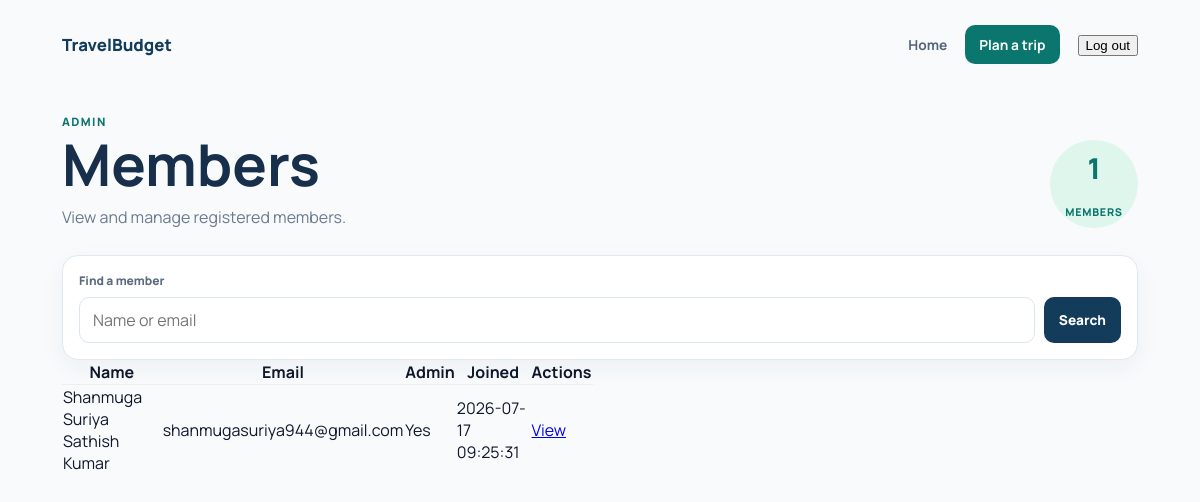
/admin/members (signed in), run on an earlier commit of the app's database.
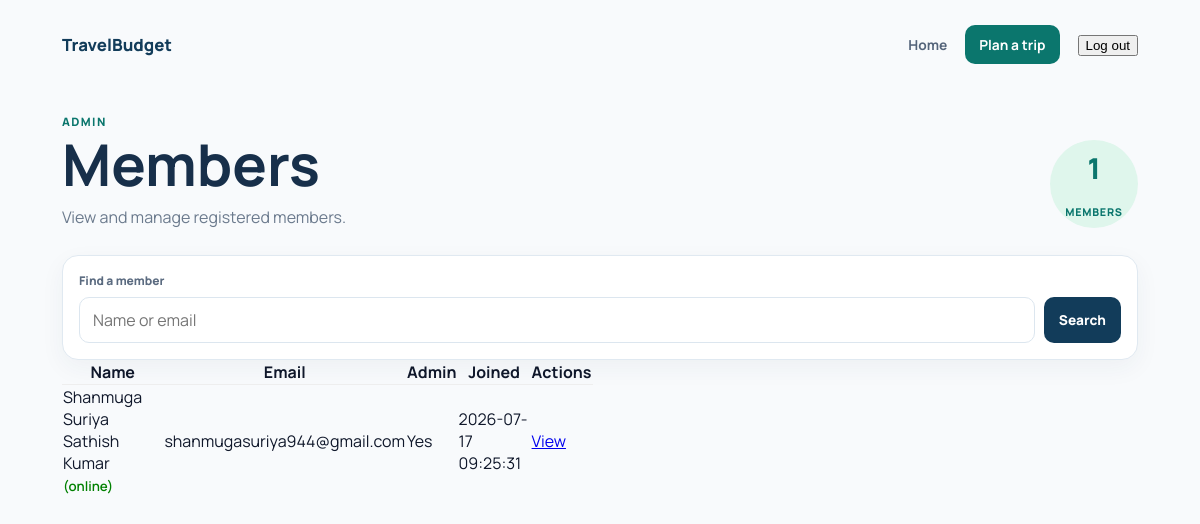
And on a later commit of the database.
### tables this page shows
CREATE TABLE users (
            id INTEGER PRIMARY KEY AUTOINCREMENT,
            name TEXT NOT NULL,
            email TEXT NOT NULL UNIQUE,
            password_hash TEXT NOT NULL,
            created_at TEXT DEFAULT CURRENT_TIMESTAMP
        , is_admin INTEGER DEFAULT 0, is_active INTEGER DEFAULT 1, last_seen TEXT);

### app.py (the view)
@app.route('/admin/members')
@login_required
@require_admin
def admin_members():
    q = request.args.get('q', '').strip()
    try:
        page = max(1, int(request.args.get('page', 1)))
    except (TypeError, ValueError):
        page = 1
    per_page = 12
    params = []
    where = "WHERE is_active = 1"
    if q:
        where += " AND (name LIKE ? OR email LIKE ?)"
        term = f"%{q}%"
        params = [term, term]
    conn = get_db()
    total = conn.execute(f"SELECT COUNT(*) FROM users {where}", params).fetchone()[0]
    total_pages = max(1, (total + per_page - 1) // per_page)
    page = min(page, total_pages)
    rows = conn.execute(
        f"SELECT id, name, email, created_at, is_admin, last_seen, CASE WHEN last_seen > datetime('now','-15 minutes') THEN 1 ELSE 0 END as is_online FROM users {where} ORDER BY id DESC LIMIT ? OFFSET ?",
        [*params, per_page, (page - 1) * per_page],
    ).fetchall()
    users = [dict(r) for r in rows]
    conn.close()
    return render_template('admin_members.html', users=users, q=q, page=page, total_pages=total_pages, total=total)

### app.py (called while the page is built)
def get_db():
    conn = sqlite3.connect("travel_budget.db")
    conn.row_factory = sqlite3.Row
    return conn

@app.before_request
def update_last_seen():
    user_id = session.get('user_id')
    if user_id:
        try:
            conn = get_db()
            conn.execute('UPDATE users SET last_seen = CURRENT_TIMESTAMP WHERE id = ?', (user_id,))
            conn.commit()
            conn.close()
        except Exception:
            pass

@app.context_processor
def inject_user():
    is_admin = False
    logged_in = 'user_id' in session
    user_name = session.get('user_name')
    if logged_in:
        try:
            conn = get_db()
            row = conn.execute('SELECT is_admin FROM users WHERE id=?', (session['user_id'],)).fetchone()
            conn.close()
            is_admin = False
            if row:
                try:
                    is_admin = bool(row['is_admin'])
                except Exception:
                    is_admin = False
        except Exception:
            is_admin = False
    return dict(is_admin=is_admin, logged_in=logged_in, user_name=user_name)

def login_required(view):
    @wraps(view)
    def wrapped_view(*args, **kwargs):
        if "user_id" not in session:
            return redirect(url_for("login", next=request.path))
        return view(*args, **kwargs)
    return wrapped_view

def require_admin(view):
    @wraps(view)
    def wrapped_admin(*args, **kwargs):
        if "user_id" not in session:
            return redirect(url_for("login", next=request.path))
        conn = get_db()
        user = conn.execute("SELECT is_admin FROM users WHERE id=?", (session["user_id"],)).fetchone()
        conn.close()
        is_admin = False
        if not user:
            return Response("Forbidden", status=403)
        try:
            is_admin = bool(user['is_admin'])
        except Exception:
            is_admin = False
        if not is_admin:
            return Response("Forbidden", status=403)
        return view(*args, **kwargs)
    return wrapped_admin

### templates/admin_members.html (shortened to what this page needs)
<!doctype html>
<html lang="en"><head><link rel="stylesheet" href="{{ url_for('static', filename='trip.css') }}">
<link rel="stylesheet" href="{{ url_for('static', filename='admin.css') }}">
</head>
<body>
<main class="trips-shell">
  <header class="trips-header">
    <a href="/" class="brand">TravelBudget</a>
    <nav>
      <a href="/">Home</a>
      <a class="plan-link" href="/planner">Plan a trip</a>
      <form action="/logout" method="post"><button class="logout-btn" type="submit">Log out</button></form>
    </nav>
  </header>
  <section class="trips-hero">
    <div>
      <p class="eyebrow">Admin</p>
      <h1>Members</h1>
      <p>View and manage registered members.</p>
    </div>
    <span class="trip-total">{{ total }}<small>members</small></span>
  </section>
  <form class="trip-search" method="get" action="/admin/members" role="search">
    <label for="member_search">Find a member</label>
    <div>
      <input id="member_search" type="search" name="q" value="{{ q }}" placeholder="Name or email">
      <button type="submit">Search</button>
    </div>
  </form>
  {% if users %}
    <section class="trip-list">
      <table style="width:100%; border-collapse:collapse;">
        <thead><tr><th>Name</th><th>Email</th><th>Admin</th><th>Joined</th><th>Actions</th></tr></thead>
        <tbody>
        {% for u in users %}
          <tr style="border-top:1px solid #eee;">
            <td>{{ u['name'] }} {% if u.get('is_online') %}<small style="color:green; font-weight:600;">(online)</small>{% endif %}</td>
            <td>{{ u['email'] }}</td>
            <td>{{ 'Yes' if u['is_admin'] else 'No' }}</td>
            <td>{{ u['created_at'] }}</td>
            <td>
              <a href="{{ url_for('admin_member', user_id=u['id']) }}">View</a>
            </td>
          </tr>
        {% endfor %}
        </tbody>
      </table>
    </section>
  {% else %}
    <section class="empty-state"><h2>No members found</h2><p>There are no active members matching your search.</p></section>
  {% endif %}
</main>
</body></html>

### static/trip.css (style rules this page uses)
:root { font-family:Manrope,Segoe UI,sans-serif;color:#162d46;background:#f3f7fb }
* { box-sizing:border-box }
body { margin:0 }
.trips-shell { max-width:1120px;margin:auto;padding:25px 22px 48px }
.trips-header { display:flex;justify-content:space-between;align-items:center }
.brand { color:#123c5a;font-size:1.05rem;font-weight:800;text-decoration:none }
.trips-header nav { display:flex;align-items:center;gap:18px }
.trips-header nav a { color:#54647a;font-size:.86rem;font-weight:700;text-decoration:none }
.trips-header .plan-link { padding:10px 14px;border-radius:10px;color:#fff;background:#0b766d }
.trips-hero { display:flex;justify-content:space-between;align-items:end;gap:20px;padding:50px 0 27px }
.eyebrow { margin:0 0 7px;color:#0b766d;font-size:.72rem;font-weight:800;letter-spacing:.12em;text-transform:uppercase }
.trips-hero h1 { margin:0;font-size:clamp(2.15rem,5vw,3.6rem);line-height:1;color:#172f4a }
.trips-hero p:last-child { margin:12px 0 0;color:#6b7a8d }
.trip-total { display:grid;place-items:center;min-width:88px;min-height:88px;border-radius:50%;color:#0b766d;background:#dff6ec;font-size:1.8rem;font-weight:800 }
.trip-total small { font-size:.67rem;text-transform:uppercase;letter-spacing:.07em }
.trip-search { padding:16px;border:1px solid #e0e9f1;border-radius:16px;background:#fff;box-shadow:0 8px 24px rgba(31,54,82,.05) }
.trip-search label { display:block;margin-bottom:8px;color:#5b6b80;font-size:.75rem;font-weight:800 }
.trip-search div { display:flex;align-items:center;gap:9px }
.trip-search input { flex:1;min-height:46px;padding:11px 13px;border:1px solid #dce6ef;border-radius:10px;font:inherit;outline:0 }
.trip-search button,.trip-search a { min-height:46px;padding:11px 15px;border:0;border-radius:10px;color:#fff;background:#123c5a;font:inherit;font-size:.85rem;font-weight:800;text-decoration:none;cursor:pointer }
.trip-list { display:grid;grid-template-columns:repeat(2,minmax(0,1fr));gap:15px }

### static/admin.css (style rules this page uses)
:root { --bg: #f8fafc; --surface: #ffffff; --surface-hover: #f1f5f9; --border: #e2e8f0; --border-light: #edf2f7; --text-main: #0f172a; --text-muted: #64748b; --text-subtle: #94a3b8; --accent: #0b766d; --accent-light: #e6f7f5; --accent-dark: #085a53; --primary: #1e293b; --success: #10b981; --success-bg: #ecfdf5; --warning: #f59e0b; --warning-bg: #fffbeb; --danger: #ef4444; --danger-bg: #fef2f2; --info: #3b82f6; --info-bg: #eff6ff; --radius: 16px; --radius-sm: 10px; --shadow: 0 4px 20px -2px rgba(15, 23, 42, 0.06), 0 2px 6px -1px rgba(15, 23, 42, 0.04); --shadow-sm: 0 1px 3px rgba(0, 0, 0, 0.05); }
body { font-family: 'Manrope', system-ui, -apple-system, sans-serif; background: var(--bg); color: var(--text-main); margin: 0; padding: 0; -webkit-font-smoothing: antialiased; }

What changed in the data, as far as the page shows it:
changed users "Shanmuga Suriya Sathish Kumar": now shows "(online)"
